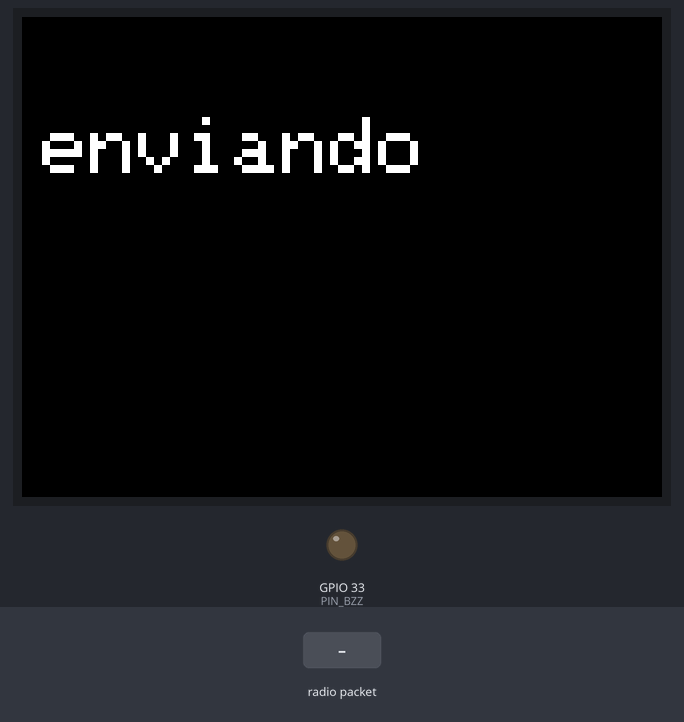
Simulated run of this sketch. Board: ESP32. Shown: 320×240 colour display, output pins drawn as LEDs (lit = HIGH). The test bench sets the inputs (shaded band). No radio packets arrive unless stated; what the sketch prints to the serial monitor is not drawn.

Above: at 5.8 s.
5.9 s: radio packet "hola" arrives
At 7.4 s:
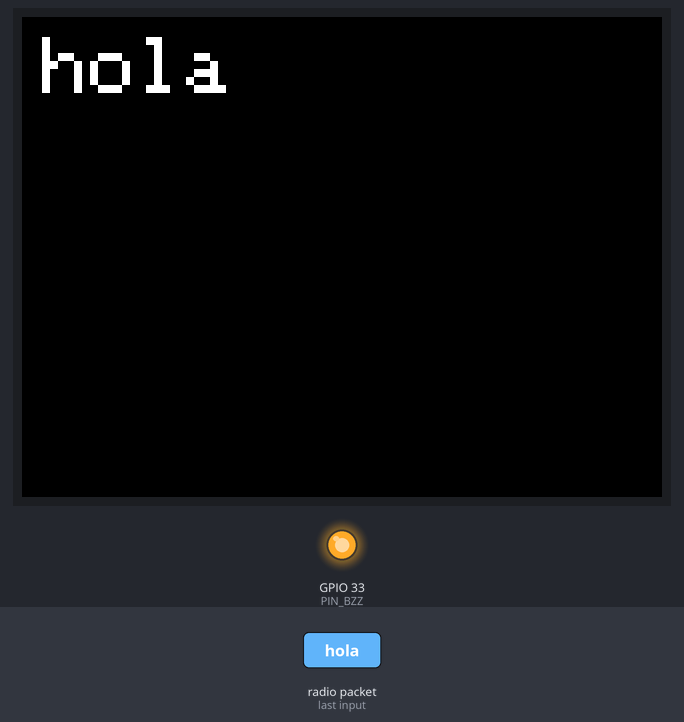
At 8.7 s:
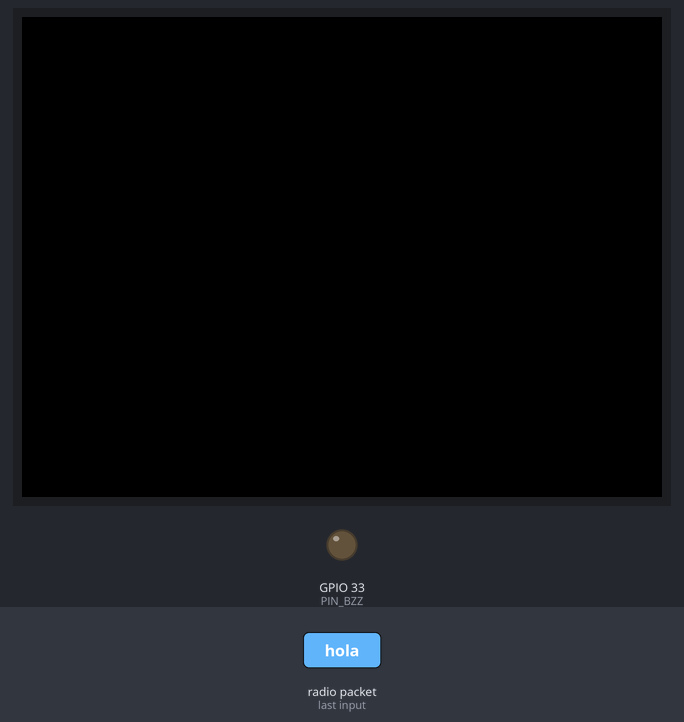
8.9 s: radio packet "hola" arrives
At 10.7 s:
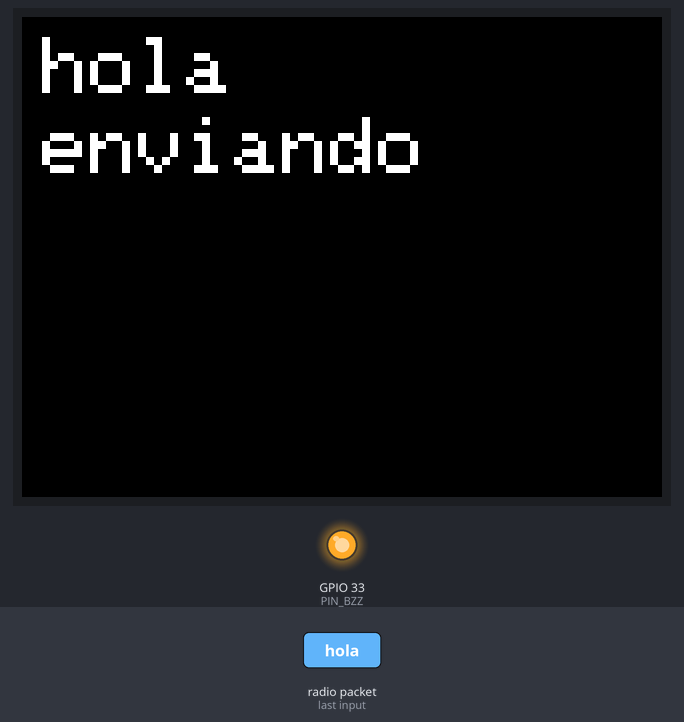
Timing chart, 0 to 13.8 s (numbered marks = the images above; inputs shaded):
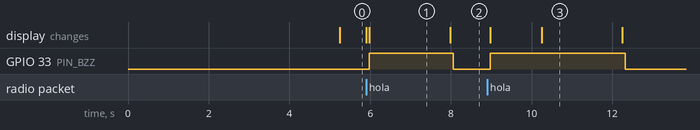

Measured:
- after the input at 5.9 s, GPIO 33 (PIN_BZZ): LOW → HIGH after 0.08 s, → LOW 2.1 s later
- after the input at 8.9 s, GPIO 33 (PIN_BZZ): LOW → HIGH after 0.08 s, → LOW 3.3 s later; the display: first changes after 0.08 s (image 3 shows a later state)
- what the display in image 1 shows lasts 2.0 s, from 6.0 s to 8.0 s

The sketch:

NRF_central.ino
```cpp
#include <SPI.h>
#include <nRF24L01.h>
#include <RF24.h>
#include "Adafruit_GFX.h"
#include "Adafruit_ILI9341.h"

#define TIEMPO_MANDAR 5000
#define TIEMPO_S 2000
#define TFT_DC 14
#define TFT_CS 32
// #define TFT_RST 27
#define PIN_CE 5
#define PIN_CSN 15
#define PIN_MISO 16
#define PIN_MOSI 2
#define PIN_IRQ 4
#define PIN_SCK 17
#define TFT_MOSI 12
#define TFT_MISO 13
#define TFT_CLK 27
// #define TFT_BL 12
#define PIN_BZZ 33

volatile int tiempo = 0;
volatile int tiempoS = 0;
uint64_t direccionConectarA = 0xF0F0F0F0E0LL;
uint64_t direccionConectarB = 0xF0F0F0F0E1LL;
char mensajeRecibidoNRF[32];
char mensaje[] = "hola";

hw_timer_t *timer = NULL;  // timer
void IRAM_ATTR onTimer();  // function interrupts every 1ms

RF24 radio(PIN_CE, PIN_CSN, 2000000);

SPIClass hspi(HSPI);
Adafruit_ILI9341 tft = Adafruit_ILI9341(&hspi, TFT_DC, TFT_CS);

void setup() {
  Serial.begin(9600);
  SPI.begin(PIN_SCK, PIN_MISO, PIN_MOSI);
  hspi.begin(TFT_CLK, TFT_MISO, TFT_MOSI);

  radio.begin(&SPI);
  radio.setAutoAck(true);
  radio.setChannel(108);
  radio.setDataRate(RF24_250KBPS);
  radio.enableDynamicPayloads();
  radio.setPALevel(RF24_PA_LOW);
  radio.openWritingPipe(direccionConectarA);
  radio.openReadingPipe(1, direccionConectarB);
  radio.startListening();
  radio.setRetries(15, 15);

  tft.begin(8000000);
  // pinMode(TFT_BL, OUTPUT);
  // digitalWrite(TFT_BL, HIGH);
  pinMode(PIN_BZZ, OUTPUT);
  tft.setRotation(3);
  tft.fillScreen(ILI9341_BLACK);

  timer = timerBegin(1000000);  // 1 MHz = 1 µs
  timerAttachInterrupt(timer, &onTimer);
  timerAlarm(timer, 1000, true, 0);  // tick cada 1 ms

  // tft.sendCommand(0x10);
  delay(120);
}

void loop() {
  if (tiempoS >= TIEMPO_S) {
    tft.fillScreen(ILI9341_BLACK);
    // tft.sendCommand(0x10);
    // delay(120);
    digitalWrite(PIN_BZZ, LOW);
    tiempoS = 0;
  }
  if (tiempo >= TIEMPO_MANDAR) {
    tft.setCursor(10, 50);
    tft.setTextColor(ILI9341_WHITE, ILI9341_BLACK);
    tft.setTextSize(4);
    tft.print("enviando");
    radio.stopListening();
    bool exito = radio.write(&mensaje, sizeof(mensaje));
    radio.startListening();
    if(exito){
      Serial.println("enviando");
    }
    else{
      Serial.println("No");
    }
    tiempo = 0;
    tiempoS = 0;
  }
  if (radio.available() > 0) {
    memset(mensajeRecibidoNRF, 0, sizeof(mensajeRecibidoNRF));
    uint8_t len = radio.getDynamicPayloadSize();
    radio.read(&mensajeRecibidoNRF, len);
    String mensajeCentralConectar = String(mensajeRecibidoNRF);
    mensajeCentralConectar.trim();
    if (mensajeCentralConectar == "hola") {
      Serial.println(mensajeCentralConectar);
      tft.fillScreen(ILI9341_BLACK);
      tft.setCursor(10, 10);
      tft.setTextColor(ILI9341_WHITE, ILI9341_BLACK);
      tft.setTextSize(4);
      tft.print(mensajeCentralConectar);
      digitalWrite(PIN_BZZ, HIGH);
    tiempoS = 0;
    }
  }
}

void IRAM_ATTR onTimer() {
  tiempo += 1;
  tiempoS += 1;
}
```
